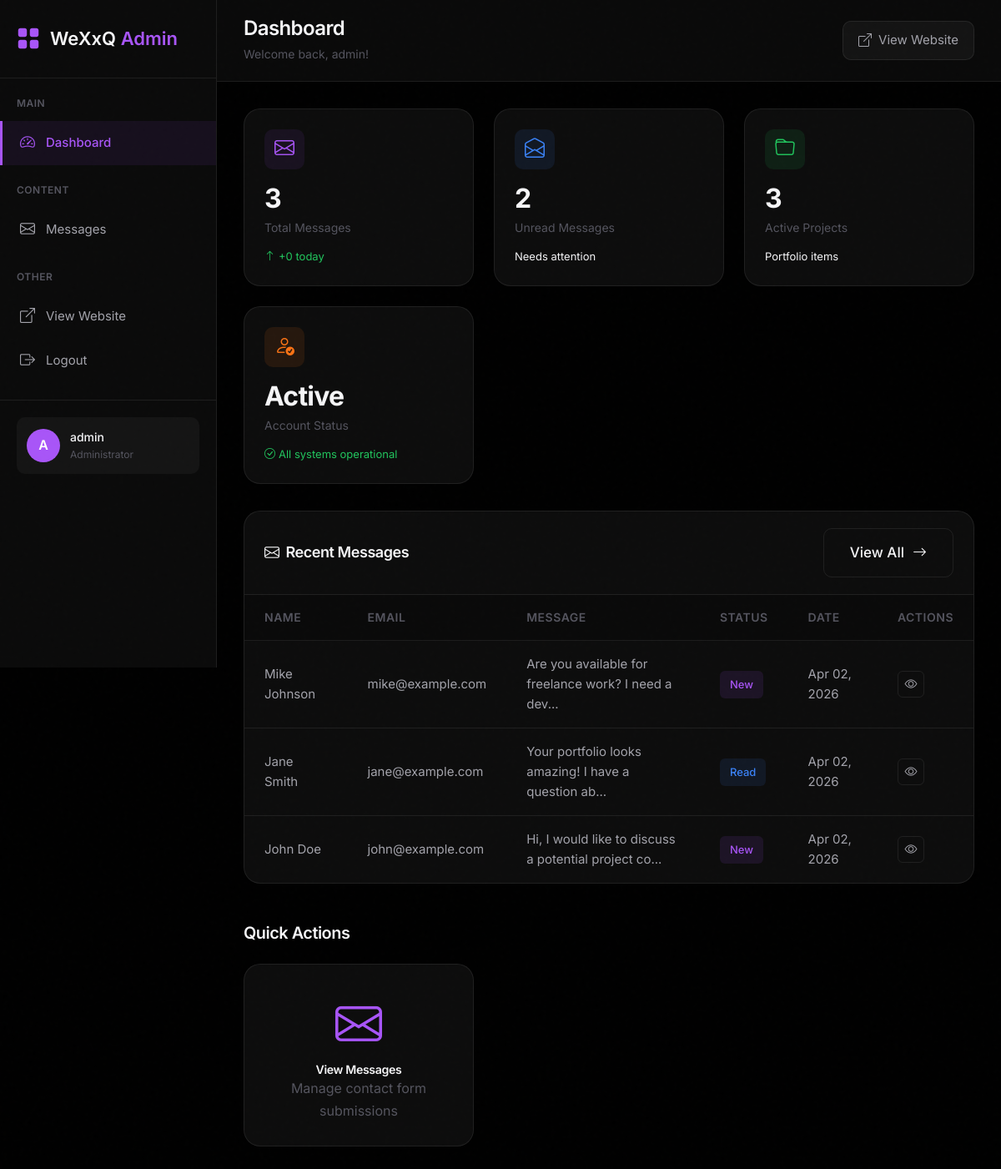
The page /admin/index.php (signed in) on the database its author committed.
### tables this page shows
CREATE TABLE IF NOT EXISTS `contact_messages` (
  `id` INT(11) UNSIGNED NOT NULL AUTO_INCREMENT,
  `name` VARCHAR(100) NOT NULL,
  `email` VARCHAR(100) NOT NULL,
  `subject` VARCHAR(150) NOT NULL,
  `message` TEXT NOT NULL,
  `status` ENUM('new', 'read', 'replied', 'archived') DEFAULT 'new',
  `ip_address` VARCHAR(45) DEFAULT NULL,
  `user_agent` VARCHAR(255) DEFAULT NULL,
  `created_at` TIMESTAMP DEFAULT CURRENT_TIMESTAMP,
  `read_at` TIMESTAMP NULL DEFAULT NULL,
  `replied_at` TIMESTAMP NULL DEFAULT NULL,
  PRIMARY KEY (`id`),
  INDEX `idx_status` (`status`),
  INDEX `idx_created_at` (`created_at`),
  INDEX `idx_email` (`email`)
);

### admin/includes/auth-check.php (called while the page is built, shortened)
<?php
function getCurrentAdmin() {
    return [
        'id' => $_SESSION['admin_id'] ?? null,
        'username' => $_SESSION['admin_username'] ?? 'Admin',
        'email' => $_SESSION['admin_email'] ?? null,
        'full_name' => $_SESSION['admin_full_name'] ?? null,
    ];
}

### admin/index.php (the view, shortened to what this page needs)
<?php
require_once __DIR__ . '/includes/auth-check.php';
$current_admin = getCurrentAdmin();
$total_messages = 0;
$today_messages = 0;
$new_messages = 0;
$total_projects = 0;
$recent_messages = [];
try {
    $db = getDbConnection();
    $statsStmt = $db->query('SELECT COUNT(*) AS total_messages, SUM(CASE WHEN DATE(created_at) = CURDATE() THEN 1 ELSE 0 END) AS today_messages, SUM(CASE WHEN status = "new" THEN 1 ELSE 0 END) AS new_messages FROM contact_messages');
    $stats = $statsStmt->fetch();
    if ($stats) {
        $total_messages = (int)($stats['total_messages'] ?? 0);
        $today_messages = (int)($stats['today_messages'] ?? 0);
        $new_messages = (int)($stats['new_messages'] ?? 0);
    }
    $projectsStmt = $db->query('SELECT COUNT(*) AS total_projects FROM projects WHERE status = "active"');
    $projectsData = $projectsStmt->fetch();
    if ($projectsData) {
        $total_projects = (int)($projectsData['total_projects'] ?? 0);
    }
    $recentStmt = $db->query('SELECT id, name, email, message, status, created_at FROM contact_messages ORDER BY created_at DESC LIMIT 5');
    $recent_messages = $recentStmt->fetchAll();
} catch (Throwable $e) {
    $total_messages = 0;
    $today_messages = 0;
    $new_messages = 0;
    $total_projects = 0;
    $recent_messages = [];
}
include 'includes/admin-header.php';
include 'includes/admin-sidebar.php';
?>
<div class="admin-content">
    <header class="admin-header">
        <div class="admin-header-content">
            <div class="admin-header-left">
                <h1>Dashboard</h1>
                <p>Welcome back, <?php echo htmlspecialchars($current_admin['username']); ?>!</p>
            </div>
            <div class="admin-header-right">
                <a href="<?php echo BASE_URL; ?>/index.php" target="_blank" class="header-btn">
                    <i class="bi bi-box-arrow-up-right"></i>
                    <span>View Website</span>
                </a>
            </div>
        </div>
    </header>
    <main class="admin-main">
        <div class="stats-grid">
            <div class="stat-card">
                <div class="stat-card-header">
                    <div class="stat-icon purple">
                        <i class="bi bi-envelope"></i>
                    </div>
                </div>
                <h2 class="stat-value"><?php echo number_format($total_messages); ?></h2>
                <p class="stat-label">Total Messages</p>
                <div class="stat-change positive">
                    <i class="bi bi-arrow-up"></i>
                    <span>+<?php echo $today_messages; ?> today</span>
                </div>
            </div>
            <div class="stat-card">
                <div class="stat-card-header">
                    <div class="stat-icon blue">
                        <i class="bi bi-envelope-open"></i>
                    </div>
                </div>
                <h2 class="stat-value"><?php echo number_format($new_messages); ?></h2>
                <p class="stat-label">Unread Messages</p>
                <div class="stat-change">
                    <span>Needs attention</span>
                </div>
            </div>
            <div class="stat-card">
                <div class="stat-card-header">
                    <div class="stat-icon green">
                        <i class="bi bi-folder"></i>
                    </div>
                </div>
                <h2 class="stat-value"><?php echo number_format($total_projects); ?></h2>
                <p class="stat-label">Active Projects</p>
                <div class="stat-change">
                    <span>Portfolio items</span>
                </div>
            </div>
            <div class="stat-card">
                <div class="stat-card-header">
                    <div class="stat-icon orange">
                        <i class="bi bi-person-check"></i>
                    </div>
                </div>
                <h2 class="stat-value">Active</h2>
                <p class="stat-label">Account Status</p>
                <div class="stat-change positive">
                    <i class="bi bi-check-circle"></i>
                    <span>All systems operational</span>
                </div>
            </div>
        </div>
        <div class="data-table-wrapper">
            <div class="data-table-header">
                <h3 class="data-table-title">
                    <i class="bi bi-envelope me-2"></i>Recent Messages
                </h3>
                <div class="table-actions">
                    <a href="<?php echo ADMIN_URL; ?>/messages.php" class="btn btn-outline-purple">
                        View All <i class="bi bi-arrow-right ms-2"></i>
                    </a>
                </div>
            </div>
            <?php if (empty($recent_messages)): ?>
                <div class="empty-state">
                    <i class="bi bi-inbox"></i>
                    <h3>No Messages Yet</h3>
                    <p>Contact form submissions will appear here.</p>
                </div>
            <?php else: ?>
                <table class="data-table">
                    <thead>
                        <tr>
                            <th>Name</th>
                            <th>Email</th>
                            <th>Message</th>
                            <th>Status</th>
                            <th>Date</th>
                            <th>Actions</th>
                        </tr>
                    </thead>
                    <tbody>
                        <?php foreach ($recent_messages as $message): ?>
                            <tr>
                                <td><?php echo htmlspecialchars($message['name']); ?></td>
                                <td><?php echo htmlspecialchars($message['email']); ?></td>
                                <td><?php echo htmlspecialchars(substr($message['message'], 0, 50)) . '...'; ?></td>
                                <td>
                                    <span class="status-badge-table status-<?php echo $message['status']; ?>">
                                        <?php echo ucfirst($message['status']); ?>
                                    </span>
                                </td>
                                <td><?php echo date('M d, Y', strtotime($message['created_at'])); ?></td>
                                <td>
                                    <div class="action-buttons">
                                        <a href="<?php echo ADMIN_URL; ?>/messages.php?view=<?php echo $message['id']; ?>" class="btn-icon" title="View">
                                            <i class="bi bi-eye"></i>
                                        </a>
                                    </div>
                                </td>
                            </tr>
                        <?php endforeach; ?>
                    </tbody>
                </table>
            <?php endif; ?>
        </div>
        <div class="mt-5">
            <h3 class="mb-4">Quick Actions</h3>
            <div class="row g-4">
                <div class="col-md-4">
                    <a href="<?php echo ADMIN_URL; ?>/messages.php" class="glass-card d-block text-center" style="text-decoration: none;">
                        <i class="bi bi-envelope icon-xl text-purple mb-3"></i>
                        <h5>View Messages</h5>
                        <p class="text-muted small mb-0">Manage contact form submissions</p>
                    </a>
                </div>
            </div>
        </div>
    </main>
</div>
<?php include 'includes/admin-footer.php'; ?>

### admin/includes/admin-header.php (shortened to what this page needs)
<!DOCTYPE html>
<html lang="en">
<head>
    <link rel="stylesheet" href="https://cdn.jsdelivr.net/npm/bootstrap-icons@1.11.3/font/bootstrap-icons.min.css">
    <link rel="stylesheet" href="<?php echo CSS_PATH; ?>/main.css">
    <link rel="stylesheet" href="<?php echo ADMIN_URL; ?>/assets/css/admin.css">
</head>
<body>
<div class="admin-wrapper">

### admin/includes/admin-sidebar.php (shortened to what this page needs)
<?php
$current_page = basename($_SERVER['PHP_SELF']);
function isActivePage($page) {
    global $current_page;
    return $current_page === $page ? 'active' : '';
}
?>
<aside class="admin-sidebar" id="adminSidebar">
    <div class="sidebar-header">
        <a href="<?php echo ADMIN_URL; ?>/index.php" class="sidebar-brand">
            <i class="bi bi-grid-fill"></i>
            <span>WeXxQ<span class="text-purple"> Admin</span></span>
        </a>
    </div>
    <nav class="sidebar-nav">
        <div class="nav-section-title">Main</div>
        <ul>
            <li>
                <a href="<?php echo ADMIN_URL; ?>/index.php" class="<?php echo isActivePage('index.php'); ?>">
                    <i class="bi bi-speedometer2"></i>
                    <span>Dashboard</span>
                </a>
            </li>
        </ul>
        <div class="nav-section-title">Content</div>
        <ul>
            <li>
                <a href="<?php echo ADMIN_URL; ?>/messages.php" class="<?php echo isActivePage('messages.php'); ?>">
                    <i class="bi bi-envelope"></i>
                    <span>Messages</span>
                </a>
            </li>
        </ul>
        <div class="nav-section-title">Other</div>
        <ul>
            <li>
                <a href="<?php echo BASE_URL; ?>/index.php" target="_blank">
                    <i class="bi bi-box-arrow-up-right"></i>
                    <span>View Website</span>
                </a>
            </li>
            <li>
                <a href="<?php echo ADMIN_URL; ?>/logout.php">
                    <i class="bi bi-box-arrow-right"></i>
                    <span>Logout</span>
                </a>
            </li>
        </ul>
    </nav>
    <div class="sidebar-footer">
        <div class="admin-user-card">
            <div class="admin-avatar">
                <?php echo strtoupper(substr($current_admin['username'] ?? 'A', 0, 1)); ?>
            </div>
            <div class="admin-user-info">
                <p class="admin-user-name"><?php echo htmlspecialchars($current_admin['username'] ?? 'Admin'); ?></p>
                <p class="admin-user-role">Administrator</p>
            </div>
        </div>
    </div>
</aside>

### admin/includes/admin-footer.php (shortened to what this page needs)
</div>
</body>
</html>

### assets/css/main.css (style rules this page uses)
:root { --bg-primary: #000000; --bg-secondary: #0a0a0a; --bg-tertiary: #141414; --bg-card: #0d0d0d; --accent: #a855f7; --accent-hover: #9333ea; --accent-glow: rgba(168, 85, 247, 0.3); --accent-subtle: rgba(168, 85, 247, 0.08); --accent-border: rgba(168, 85, 247, 0.22); --text-primary: #f5f5f7; --text-secondary: #a3a3ab; --text-muted: #55555f; --border-color: rgba(255, 255, 255, 0.08); --border-hover: rgba(168, 85, 247, 0.5); --font-primary: 'Inter', -apple-system, BlinkMacSystemFont, sans-serif; --radius-sm: 6px; --radius-md: 10px; --radius-lg: 14px; --radius-xl: 20px; --transition: 0.25s cubic-bezier(0.4, 0, 0.2, 1); --transition-slow: 0.4s cubic-bezier(0.4, 0, 0.2, 1); --container-max: 1200px; }
* { margin: 0; padding: 0; box-sizing: border-box; }
html { scroll-behavior: smooth; overflow-x: hidden; width: 100%; }
body { background-color: var(--bg-primary); color: var(--text-primary); font-family: var(--font-primary); font-weight: 400; line-height: 1.6; font-size: 17px; -webkit-font-smoothing: antialiased; -moz-osx-font-smoothing: grayscale; overflow-x: hidden; width: 100%; max-width: 100vw; position: relative; }
h1, h2, h3, h4, h5, h6 { font-family: var(--font-primary); font-weight: 600; line-height: 1.2; color: var(--text-primary); letter-spacing: -0.025em; }
p { color: var(--text-secondary); line-height: 1.7; font-size: 1rem; }
a { text-decoration: none; color: inherit; transition: color var(--transition); }
.text-accent, .text-purple { color: var(--accent) !important; }
.text-muted { color: var(--text-muted) !important; }
.btn { display: inline-flex; align-items: center; justify-content: center; gap: 10px; font-family: var(--font-primary); font-weight: 500; font-size: 1.0625rem; border-radius: var(--radius-md); cursor: pointer; transition: all var(--transition); border: none; outline: none; }
.btn i { transition: transform var(--transition); }
.btn-outline-purple, .btn-outline-accent { border: 1px solid var(--border-color); color: var(--text-primary); background: transparent; padding: 15px 31px; }
.glass-card, .card { background: var(--bg-card); border: 1px solid var(--border-color); border-radius: var(--radius-xl); padding: 28px; transition: all var(--transition); }
.icon-xl { font-size: 3.5rem; }
.text-center { text-align: center !important; }
.mb-0 { margin-bottom: 0 !important; }
.mb-3 { margin-bottom: 1rem !important; }
.mb-4 { margin-bottom: 1.5rem !important; }
.mt-5 { margin-top: 3rem !important; }
.me-2 { margin-right: 0.5rem !important; }
.small { font-size: 1rem !important; }
.d-block { display: block !important; }
.row { display: flex; flex-wrap: wrap; margin: 0 -12px; }
.row.g-4 { margin: -0.75rem; }
.row.g-4 > * { padding: 0.75rem; }
[class*="col-"] { padding: 0 12px; width: 100%; }
@media (min-width: 768px) { .col-md-4 { width: 33.333%; } }

### rows shown on the page
contact_messages: name "Mike Johnson", email "mike@example.com", message "Are you available for freelance work? I need a dev", status "New", created_at "Apr 02, 2026"
contact_messages: name "Jane Smith", email "jane@example.com", message "Your portfolio looks amazing! I have a question ab", status "Read", created_at "Apr 02, 2026"
contact_messages: name "John Doe", email "john@example.com", message "Hi, I would like to discuss a potential project co", status "New", created_at "Apr 02, 2026"

### other values the page prints
substr($current_admin['username'] ?? 'A', 0, 1) "A"
$current_admin['username'] "admin"
$total_messages "3"
$today_messages "0"
$new_messages "2"
$total_projects "3"
